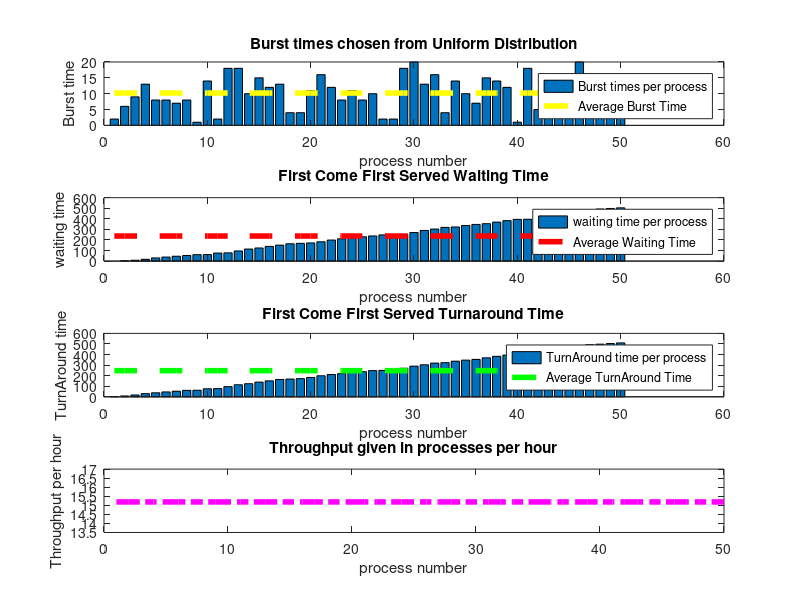

MATLAB code to generate this figure:
clear;clc;close all;

t1=0;
t2=0;
n=50;                    %no of processes
btime=randi([1,20],n,1)';       %burst time
wtime=zeros(1,n);       %waiting time
tatime=zeros(1,n);      %turn around time:  interval from the time of submission of a process to the time of the completion of the process
for i=2:1:n
   wtime(i)=btime(i-1)+wtime(i-1);  
   t1=t1+wtime(i);               
end
for i=1:1:n
    tatime(i)=btime(i)+wtime(i);   
    t2=t2+tatime(i);               
end
disp('Process                               Burst time                                  Waiting time                                  Turn Around time'); 
for i=1:1:n
    fprintf('P%d\t\t%d\t\t%d\t\t%d\n',(i),btime(i),wtime(i),tatime(i));
end
fprintf('Average waiting time: %f\n',(t1/n));
fprintf('Average turn around time: %f\n',(t2/n));
%%
subplot(411);
bar(1:n,btime);title("Burst times chosen from Uniform Distribution");
xlabel("process number");ylabel("Burst time");
hold on;
plot(1:n,ones(1,n)*(sum(btime)/n),'--y','LineWidth',4);
legend("Burst times per process","Average Burst Time");
%%
subplot(412);
bar(1:n,wtime);title("First Come First Served Waiting Time");
xlabel("process number"); ylabel("waiting time");
hold on;
plot(1:n,ones(1,n)*t1/n,'--r','LineWidth',4);
legend("waiting time per process","Average Waiting Time");
%%
subplot(413);
bar(1:n,tatime);title("First Come First Served Turnaround Time");
xlabel("process number"); ylabel("TurnAround time");
hold on;
plot(1:n,ones(1,n)*t2/n,'--g','LineWidth',4);
legend("TurnAround time per process","Average TurnAround Time");
%%
subplot(414);
Throughput = n/(t1/3600);                        % throughput in process per minute
plot(1:n,ones(1,n)*Throughput,'-.m','LineWidth',4);
title("Throughput given in processes per hour");
xlabel("process number"); ylabel("Throughput per hour");
